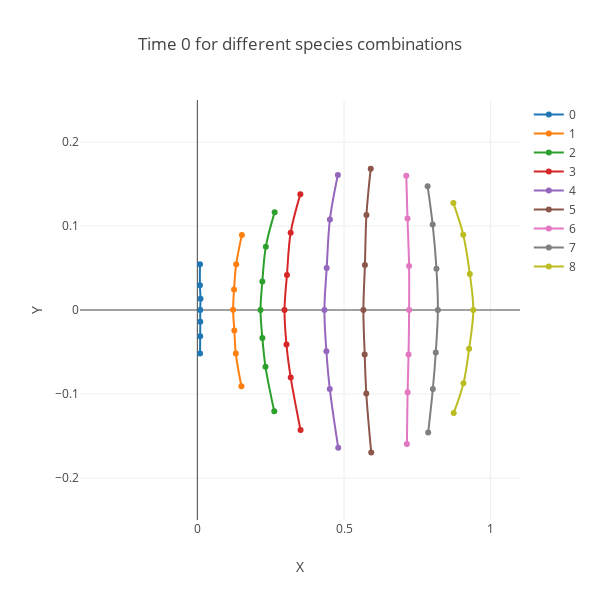

The notebook cell saved with this chart:
### Code cell
'''
5. Graph data 
'''
ti = 7
nx = np.array(phTout1[ti].data.numpy())
gx = gy.FormatNetworkToGraphColumns(nx, xOffset=0, yOffset=7, colPoints=7)

layout = go.Layout(
    title = 'Initial Curves',
    height = 600,
    width = 600,
    hovermode= 'closest',
    xaxis= dict(
        title= 'X',
        range = [-.4,1.1],
    ),
    yaxis=dict(
        title= 'Y',
        range = [-.25,.25],
    )
)

layout.title = 'Time 0 for different species combinations'
f = gy.graphCurves(gx, layout)
offline.iplot(f)

### Figure 1 — Plotly figure (JSON) as saved in the notebook; plotly's stock layout.template omitted (floating-point values rounded to 4 significant figures)
{"data": [{"line": {"shape": "spline"}, "name": "0", "type": "scatter", "uid": "a5d27388-a406-465a-a86d-9ae8b65e0cc4", "x": [0.00924, 0.009746, 0.01005, 0.009828, 0.01073, 0.008777, 0.00901], "y": [-0.05171, -0.03138, -0.01406, 3.618e-05, 0.01342, 0.02956, 0.0545]}, {"line": {"shape": "spline"}, "name": "1", "type": "scatter", "uid": "64362ecd-d268-49ae-9eb8-ad156f27b316", "x": [0.1503, 0.1312, 0.1262, 0.1219, 0.1252, 0.1325, 0.1519], "y": [-0.09083, -0.05187, -0.02441, 0.0001537, 0.02453, 0.05457, 0.08943]}, {"line": {"shape": "spline"}, "name": "2", "type": "scatter", "uid": "c41b9178-2843-43e3-8ebd-79c7489db9cb", "x": [0.2623, 0.2324, 0.2217, 0.2154, 0.2216, 0.2334, 0.2636], "y": [-0.1207, -0.06762, -0.03338, 0.0001109, 0.03387, 0.07524, 0.1165]}, {"line": {"shape": "spline"}, "name": "3", "type": "scatter", "uid": "3bfc1653-ea2b-433a-9eae-e099dfecf9cb", "x": [0.3519, 0.3184, 0.3039, 0.2973, 0.3055, 0.3182, 0.3513], "y": [-0.143, -0.08048, -0.04118, 2.843e-05, 0.04167, 0.09195, 0.1379]}, {"line": {"shape": "spline"}, "name": "4", "type": "scatter", "uid": "16a3477b-568e-4afd-b6ac-4dbb022b2a50", "x": [0.4804, 0.4515, 0.44, 0.4332, 0.441, 0.4519, 0.4791], "y": [-0.164, -0.09396, -0.04912, 5.854e-05, 0.05003, 0.1077, 0.1607]}, {"line": {"shape": "spline"}, "name": "5", "type": "scatter", "uid": "e4d63838-bc54-4357-a701-c9fd583b08bc", "x": [0.5928, 0.576, 0.5706, 0.5661, 0.5713, 0.5765, 0.5912], "y": [-0.1697, -0.09934, -0.05286, 4.86e-05, 0.05372, 0.113, 0.1683]}, {"line": {"shape": "spline"}, "name": "6", "type": "scatter", "uid": "62059ad7-a789-4d18-bd8f-3a331c3a67f3", "x": [0.7144, 0.7168, 0.7201, 0.722, 0.7219, 0.7165, 0.7123], "y": [-0.1596, -0.09789, -0.05285, -9.179e-06, 0.05253, 0.109, 0.1599]}, {"line": {"shape": "spline"}, "name": "7", "type": "scatter", "uid": "345f891e-98a5-4dcb-99ab-61cc4cc653fd", "x": [0.787, 0.8029, 0.8129, 0.8201, 0.8152, 0.8022, 0.785], "y": [-0.1457, -0.09398, -0.05067, -1.866e-05, 0.04905, 0.1018, 0.1474]}, {"line": {"shape": "spline"}, "name": "8", "type": "scatter", "uid": "541c190b-f422-4383-8b2a-713e89da0b62", "x": [0.874, 0.9073, 0.9264, 0.9409, 0.929, 0.9065, 0.8729], "y": [-0.1227, -0.08716, -0.04627, 1.272e-05, 0.04271, 0.08967, 0.1273]}], "layout": {"height": 600, "hovermode": "closest", "title": {"text": "Time 0 for different species combinations"}, "width": 600, "xaxis": {"range": [-0.4, 1.1], "title": {"text": "X"}}, "yaxis": {"range": [-0.25, 0.25], "title": {"text": "Y"}}}}
